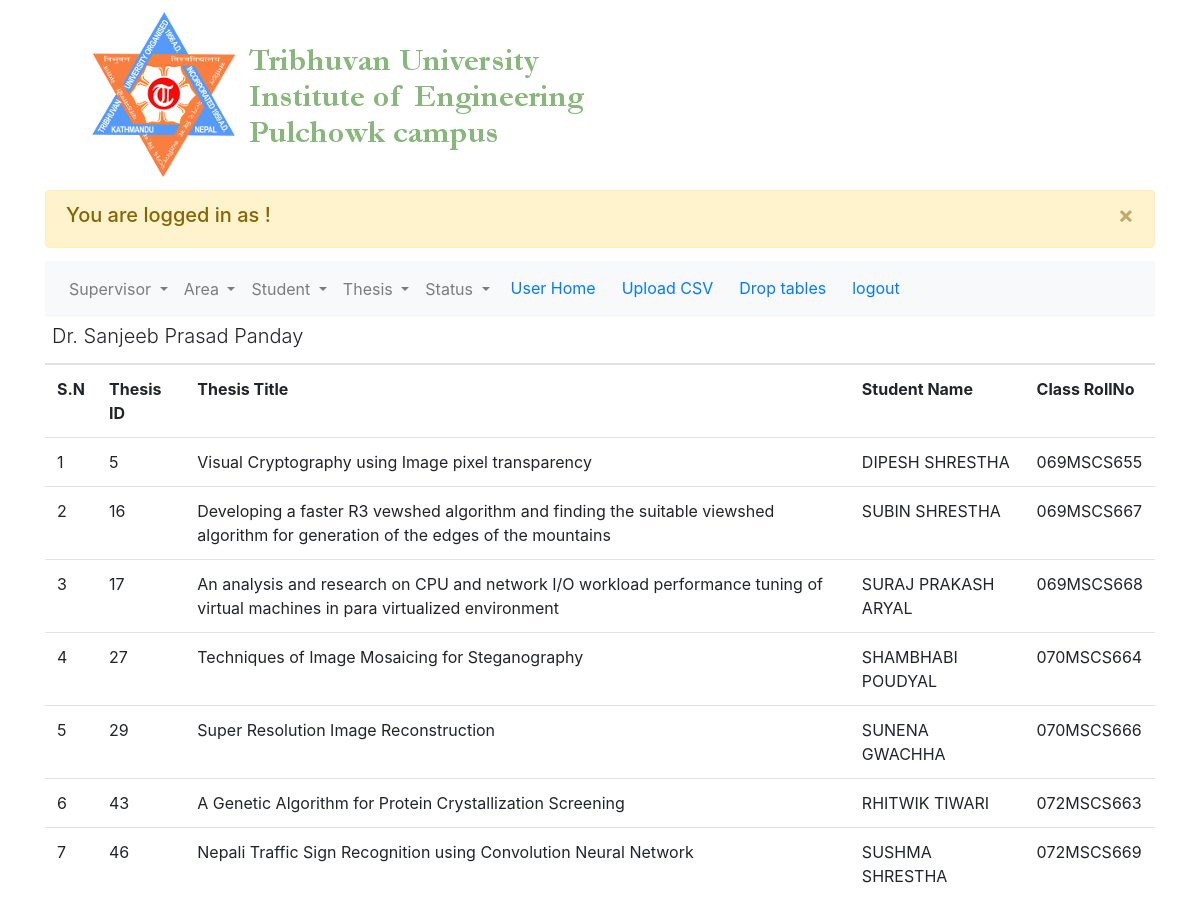
Screenshot of /supervisorDetails.php?id=13 (signed in) with the database file from the repository.
### tables this page shows
CREATE TABLE `supervisor` (
  `id` int(11) NOT NULL,
  `title` varchar(15) DEFAULT NULL,
  `first_name` varchar(20) NOT NULL,
  `middle_name` varchar(20) DEFAULT NULL,
  `last_name` varchar(20) NOT NULL
);

CREATE TABLE `thesis` (
  `id` int(11) NOT NULL,
  `sup_id` int(11) NOT NULL,
  `title` varchar(250) NOT NULL
);

CREATE TABLE `student` (
  `batch` varchar(5) NOT NULL,
  `department` varchar(5) NOT NULL,
  `class_rollno` varchar(5) NOT NULL,
  `first_name` varchar(20) NOT NULL,
  `middle_name` varchar(20) DEFAULT NULL,
  `last_name` varchar(20) NOT NULL
);

### supervisorDetails.php (the view, shortened to what this page needs)
<?php
	if ($_SESSION['loggedin'])
	{
			include('header.php');
			include('nav.php');
			include("connection.php");
			$id = $_GET['id'];
			$query = "SELECT thesis.id t_id, thesis.title thesis_title, student.batch batch, student.department department, student.class_rollno class_rollno, student.first_name stud_firstname, student.middle_name stud_middlename, student.last_name stud_lastname
			   FROM supervisor
			   INNER JOIN thesis on supervisor.id = thesis.sup_id
			   INNER JOIN student_writes_thesis on thesis.id = student_writes_thesis.thesis_id
			   INNER JOIN student ON student.batch = student_writes_thesis.stud_batch and student.department = student_writes_thesis.stud_depart and student.class_rollno = student_writes_thesis.stud_rollno
			   WHERE supervisor.id = '$id' ";
			$data = mysqli_query($conn, $query);
			$records = mysqli_num_rows($data);
			$query_super= "SELECT * FROM supervisor WHERE id='$id' ";
			$res_super= mysqli_query($conn, $query_super);
			$row=mysqli_fetch_assoc($res_super);
			$supervisor_name=$row['title'].' '.$row['first_name'].' '.$row['middle_name'].' '.$row['last_name'];
			if($records != 0){
				?>
					<ul class="nav nav-tabs">
						<li>
							<h4 class="lead" style="padding: 7px;"><?php echo $supervisor_name; ?></h4>
						</li>
					</ul>
					<div>
					<table class="table">
					    <tr>
					      <th scope="col">S.N</th>
					      <th scope="col">Thesis ID</th>
					      <th scope="col">Thesis Title</th>
					      <th scope="col">Student Name</th>
					      <th scope="col">Class RollNo</th>
					    </tr>
				<?php
				$sn = 0;
				while($fetch = mysqli_fetch_assoc($data)){
					echo "<tr>
						    <td>".++$sn."</td>
						    <td>".$fetch['t_id']."</td>
							<td>".$fetch['thesis_title']."</td>
							<td>".$fetch['stud_firstname']." ".$fetch['stud_middlename']." ".$fetch['stud_lastname']."</td>
							<td>".$fetch['batch'].$fetch['department'].$fetch['class_rollno']."</td>
						  </tr>";
				}
			}
			else{
				echo "<script>alert('Thesis not found.')</script>";
				?>
				<META HTTP-EQUIV="Refresh" CONTENT="0; URL=http://localhost/project/showSupervisor.php">
				<?php
			}
		?>
					</table>
				</div>
				</body>
		</html>
		<?php
	}
else
{
	echo '<div class=" alert alert-warning "> You were not logged in !!!</div>';
	header('Location: adminIOE.html');
}
?>

### rows the page displays
supervisor: supervisor_name "Dr. Sanjeeb Prasad Panday"
thesis: id "5", title "Visual Cryptography using Image pixel transparency", student.first_name "DIPESH", student.last_name "SHRESTHA", student.batch "069", student.department "MSCS", student.class_rollno "655"
thesis: id "16", title "Developing a faster R3 vewshed algorithm and finding the suitable viewshed algorithm for generation of the edges of the mountains", student.first_name "SUBIN", student.last_name "SHRESTHA", student.batch "069", student.department "MSCS", student.class_rollno "667"
thesis: id "17", title "An analysis and research on CPU and network I/O workload performance tuning of virtual machines in para virtualized environment", student.first_name "SURAJ", student.middle_name "PRAKASH", student.last_name "ARYAL", student.batch "069", student.department "MSCS", student.class_rollno "668"
thesis: id "27", title "Techniques of Image Mosaicing for Steganography", student.first_name "SHAMBHABI", student.last_name "POUDYAL", student.batch "070", student.department "MSCS", student.class_rollno "664"
thesis: id "29", title "Super Resolution Image Reconstruction", student.first_name "SUNENA", student.last_name "GWACHHA", student.batch "070", student.department "MSCS", student.class_rollno "666"
thesis: id "43", title "A Genetic Algorithm for Protein Crystallization Screening", student.first_name "RHITWIK", student.last_name "TIWARI", student.batch "072", student.department "MSCS", student.class_rollno "663"
thesis: id "46", title "Nepali Traffic Sign Recognition using Convolution Neural Network", student.first_name "SUSHMA", student.last_name "SHRESTHA", student.batch "072", student.department "MSCS", student.class_rollno "669"
